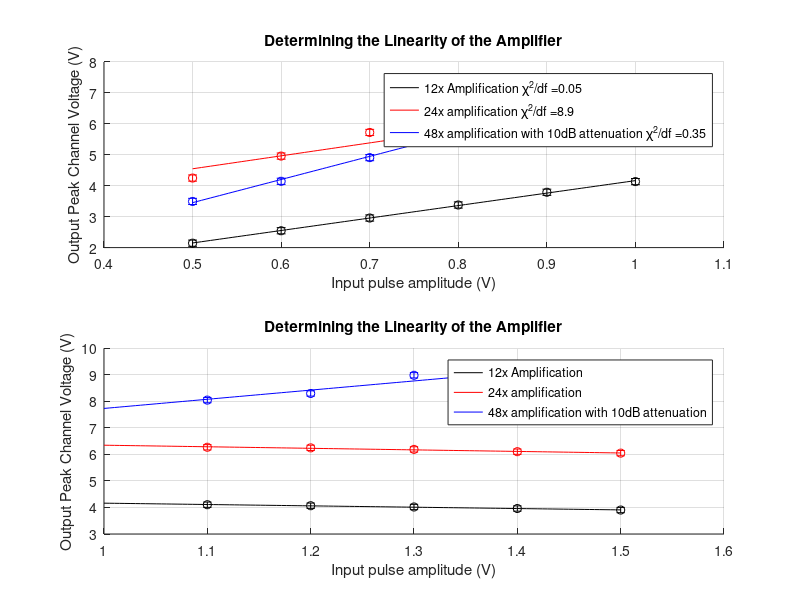

MATLAB code for this plot:
x=[0.5 0.6 0.7 0.8 0.9 1]
y12=[2.1428 2.5447 2.9563 3.3773 3.7889 4.1334]
y24=[4.2482 4.9582 5.7221 6.0953 6.1527 6.3867]
y48atten=[3.4922 4.1430 4.9086 5.7508 6.4973 7.1480]
x1 = linspace(0.5,1)
p1 = polyfit(x,y12,1)
p2 = polyfit(x,y24,1)
p3 = polyfit(x,y48atten,1)
y1 = polyval(p1,x1)
y2 = polyval(p2,x1)
y3 = polyval(p3,x1)



subplot(2,1,1)
hold on ;
err=0.1*[1 1 1 1 1 1]
h(1)=plot(x1,y1,'k')
errorbar(x,y12,err, 'ko')

chi1=[];
 for i=1:length(x)
     z = (y12(i)-(p1(1)*x(i)+p1(2)))^2/(0.1)^2;
     chi1= [chi1; z];
 end
 reducedchi1=(sum(chi1))/4



h(2)=plot(x1,y2,'r')
errorbar(x,y24,err, 'ro')

chi2=[];
 for i=1:length(x)
     z = (y24(i)-(p2(1)*x(i)+p2(2)))^2/(0.1)^2;
     chi2= [chi2; z];
 end
 reducedchi2=(sum(chi2))/4


h(3)=plot(x1,y3, 'b')
errorbar(x,y48atten,err, 'bo')

chi3=[];
 for i=1:length(x)
     z = (y48atten(i)-(p3(1)*x(i)+p3(2)))^2/(0.1)^2;
     chi3= [chi3; z];
 end
 reducedchi3=(sum(chi3))/4


xlabel('Input pulse amplitude (V)')
ylabel('Output Peak Channel Voltage (V)')
title('Determining the Linearity of the Amplifier')
legend(h,{'12x Amplification \chi^2/df =0.05','24x amplification \chi^2/df =8.9','48x amplification with 10dB attenuation \chi^2/df =0.35'});
grid on
hold off


%%
x=[1.1 1.2 1.3 1.4 1.5]
y12=[4.1047 4.0664 4.0186 3.9611 3.9037]
y24=[6.2711 6.2484 6.191 6.1049 6.05] 
y48atten=[8.05 8.3 8.9855 9.1961 9.3301]
x1 = linspace(1,1.5)
p1 = polyfit(x,y12,1)
p2 = polyfit(x,y24,1)
p3 = polyfit(x,y48atten,1)
y1 = polyval(p1,x1)
y2 = polyval(p2,x1)
y3 = polyval(p3,x1)

subplot(2,1,2)
hold on ;
err=0.1*[1 1 1 1 1 ]
h(1)=plot(x1,y1,'k')
errorbar(x,y12,err, 'ko')

chi1=[];
 for i=1:length(x)
     z = (y12(i)-(p1(1)*x(i)+p1(2)))^2/(0.1)^2;
     chi1= [chi1; z];
 end
 reducedchi1=(sum(chi1))/4



h(2)=plot(x1,y2,'r')
errorbar(x,y24,err, 'ro')

chi2=[];
 for i=1:length(x)
     z = (y24(i)-(p2(1)*x(i)+p2(2)))^2/(0.1)^2;
     chi2= [chi2; z];
 end
 reducedchi2=(sum(chi2))/4


h(3)=plot(x1,y3, 'b')
errorbar(x,y48atten,err, 'bo')

chi3=[];
 for i=1:length(x)
     z = (y48atten(i)-(p3(1)*x(i)+p3(2)))^2/(0.1)^2;
     chi3= [chi3; z];
 end
 reducedchi3=(sum(chi3))/4


xlabel('Input pulse amplitude (V)')
ylabel('Output Peak Channel Voltage (V)')
title('Determining the Linearity of the Amplifier')
legend(h,{'12x Amplification','24x amplification','48x amplification with 10dB attenuation'});
grid on
hold off
